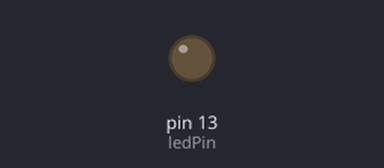
Bench run of a sketch on a simulated Arduino Uno, built with avr-gcc and run on an emulated ATmega328P. Shown: output pins drawn as LEDs (lit = HIGH).

Above: at 0.65 s.
At 14.35 s:
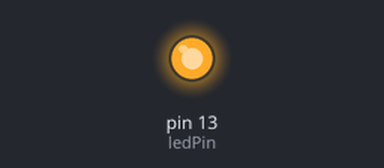
Timing chart, 0 to 15.1 s (numbered marks = the images above):
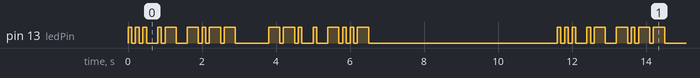

Measured:
- by itself, pin 13 (ledPin): moves between LOW and HIGH, repeating every 11.6 s
- by itself, everything shown: repeats every 11.6 s, in 34 steps

The sketch:

SAYGEX.ino
```cpp
const int ledPin = 13;

void setup() {
  pinMode(ledPin, OUTPUT);
}

void dot() {
  digitalWrite(ledPin, HIGH);
  delay(100);
  digitalWrite(ledPin, LOW);
  delay(100);
}

void dash() {
  digitalWrite(ledPin, HIGH);
  delay(300);
  digitalWrite(ledPin, LOW);
  delay(100);
}

void loop() {
  // S
  dot();
  dot();
  dot();

  delay(200); // Espacio entre letras

  // A
  dot();
  dash();

  delay(200); // Espacio entre letras

  // Y
  dash();
  dot();
  dash();
  dash();

  delay(200); // Espacio entre letras

  // Espacio entre palabras
  delay(600);

  // G
  dash();
  dash();
  dot();

  delay(200); // Espacio entre letras

  // E
  dot();

  delay(200); // Espacio entre letras

  // X
  dash();
  dot();
  dot();
  dash();

  delay(5E3); // Espacio entre palabras
}
```
